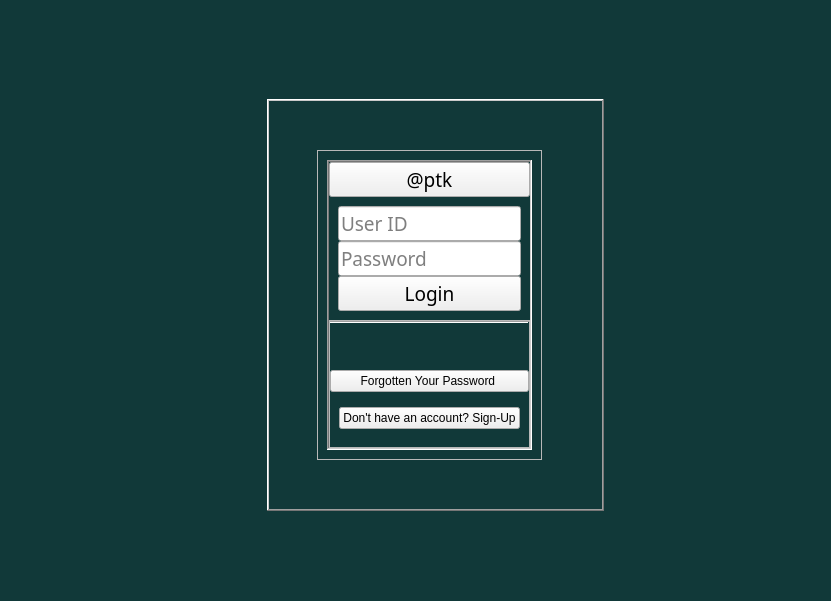
<?xml version="1.0" encoding="UTF-8"?>
<ui version="4.0">
 <class>LoginPage</class>
 <widget class="QWidget" name="LoginPage">
  <property name="windowModality">
   <enum>Qt::NonModal</enum>
  </property>
  <property name="geometry">
   <rect>
    <x>0</x>
    <y>0</y>
    <width>831</width>
    <height>601</height>
   </rect>
  </property>
  <property name="palette">
   <palette>
    <active>
     <colorrole role="WindowText">
      <brush brushstyle="SolidPattern">
       <color alpha="255">
        <red>255</red>
        <green>255</green>
        <blue>255</blue>
       </color>
      </brush>
     </colorrole>
     <colorrole role="Button">
      <brush brushstyle="SolidPattern">
       <color alpha="255">
        <red>17</red>
        <green>57</green>
        <blue>57</blue>
       </color>
      </brush>
     </colorrole>
     <colorrole role="Light">
      <brush brushstyle="SolidPattern">
       <color alpha="255">
        <red>26</red>
        <green>85</green>
        <blue>85</blue>
       </color>
      </brush>
     </colorrole>
     <colorrole role="Midlight">
      <brush brushstyle="SolidPattern">
       <color alpha="255">
        <red>21</red>
        <green>71</green>
        <blue>71</blue>
       </color>
      </brush>
     </colorrole>
     <colorrole role="Dark">
      <brush brushstyle="SolidPattern">
       <color alpha="255">
        <red>8</red>
        <green>28</green>
        <blue>28</blue>
       </color>
      </brush>
     </colorrole>
     <colorrole role="Mid">
      <brush brushstyle="SolidPattern">
       <color alpha="255">
        <red>11</red>
        <green>38</green>
        <blue>38</blue>
       </color>
      </brush>
     </colorrole>
     <colorrole role="Text">
      <brush brushstyle="SolidPattern">
       <color alpha="255">
        <red>255</red>
        <green>255</green>
        <blue>255</blue>
       </color>
      </brush>
     </colorrole>
     <colorrole role="BrightText">
      <brush brushstyle="SolidPattern">
       <color alpha="255">
        <red>255</red>
        <green>255</green>
        <blue>255</blue>
       </color>
      </brush>
     </colorrole>
     <colorrole role="ButtonText">
      <brush brushstyle="SolidPattern">
       <color alpha="255">
        <red>255</red>
        <green>255</green>
        <blue>255</blue>
       </color>
      </brush>
     </colorrole>
     <colorrole role="Base">
      <brush brushstyle="SolidPattern">
       <color alpha="255">
        <red>0</red>
        <green>0</green>
        <blue>0</blue>
       </color>
      </brush>
     </colorrole>
     <colorrole role="Window">
      <brush brushstyle="SolidPattern">
       <color alpha="255">
        <red>17</red>
        <green>57</green>
        <blue>57</blue>
       </color>
      </brush>
     </colorrole>
     <colorrole role="Shadow">
      <brush brushstyle="SolidPattern">
       <color alpha="255">
        <red>0</red>
        <green>0</green>
        <blue>0</blue>
       </color>
      </brush>
     </colorrole>
     <colorrole role="AlternateBase">
      <brush brushstyle="SolidPattern">
       <color alpha="255">
        <red>8</red>
        <green>28</green>
        <blue>28</blue>
       </color>
      </brush>
     </colorrole>
     <colorrole role="ToolTipBase">
      <brush brushstyle="SolidPattern">
       <color alpha="255">
        <red>255</red>
        <green>255</green>
        <blue>220</blue>
       </color>
      </brush>
     </colorrole>
     <colorrole role="ToolTipText">
      <brush brushstyle="SolidPattern">
       <color alpha="255">
        <red>0</red>
        <green>0</green>
        <blue>0</blue>
       </color>
      </brush>
     </colorrole>
     <colorrole role="PlaceholderText">
      <brush brushstyle="SolidPattern">
       <color alpha="127">
        <red>255</red>
        <green>255</green>
        <blue>255</blue>
       </color>
      </brush>
     </colorrole>
    </active>
    <inactive>
     <colorrole role="WindowText">
      <brush brushstyle="SolidPattern">
       <color alpha="255">
        <red>255</red>
        <green>255</green>
        <blue>255</blue>
       </color>
      </brush>
     </colorrole>
     <colorrole role="Button">
      <brush brushstyle="SolidPattern">
       <color alpha="255">
        <red>17</red>
        <green>57</green>
        <blue>57</blue>
       </color>
      </brush>
     </colorrole>
     <colorrole role="Light">
      <brush brushstyle="SolidPattern">
       <color alpha="255">
        <red>26</red>
        <green>85</green>
        <blue>85</blue>
       </color>
      </brush>
     </colorrole>
     <colorrole role="Midlight">
      <brush brushstyle="SolidPattern">
       <color alpha="255">
        <red>21</red>
        <green>71</green>
        <blue>71</blue>
       </color>
      </brush>
     </colorrole>
     <colorrole role="Dark">
      <brush brushstyle="SolidPattern">
       <color alpha="255">
        <red>8</red>
        <green>28</green>
        <blue>28</blue>
       </color>
      </brush>
     </colorrole>
     <colorrole role="Mid">
      <brush brushstyle="SolidPattern">
       <color alpha="255">
        <red>11</red>
        <green>38</green>
        <blue>38</blue>
       </color>
      </brush>
     </colorrole>
     <colorrole role="Text">
      <brush brushstyle="SolidPattern">
       <color alpha="255">
        <red>255</red>
        <green>255</green>
        <blue>255</blue>
       </color>
      </brush>
     </colorrole>
     <colorrole role="BrightText">
      <brush brushstyle="SolidPattern">
       <color alpha="255">
        <red>255</red>
        <green>255</green>
        <blue>255</blue>
       </color>
      </brush>
     </colorrole>
     <colorrole role="ButtonText">
      <brush brushstyle="SolidPattern">
       <color alpha="255">
        <red>255</red>
        <green>255</green>
        <blue>255</blue>
       </color>
      </brush>
     </colorrole>
     <colorrole role="Base">
      <brush brushstyle="SolidPattern">
       <color alpha="255">
        <red>0</red>
        <green>0</green>
        <blue>0</blue>
       </color>
      </brush>
     </colorrole>
     <colorrole role="Window">
      <brush brushstyle="SolidPattern">
       <color alpha="255">
        <red>17</red>
        <green>57</green>
        <blue>57</blue>
       </color>
      </brush>
     </colorrole>
     <colorrole role="Shadow">
      <brush brushstyle="SolidPattern">
       <color alpha="255">
        <red>0</red>
        <green>0</green>
        <blue>0</blue>
       </color>
      </brush>
     </colorrole>
     <colorrole role="AlternateBase">
      <brush brushstyle="SolidPattern">
       <color alpha="255">
        <red>8</red>
        <green>28</green>
        <blue>28</blue>
       </color>
      </brush>
     </colorrole>
     <colorrole role="ToolTipBase">
      <brush brushstyle="SolidPattern">
       <color alpha="255">
        <red>255</red>
        <green>255</green>
        <blue>220</blue>
       </color>
      </brush>
     </colorrole>
     <colorrole role="ToolTipText">
      <brush brushstyle="SolidPattern">
       <color alpha="255">
        <red>0</red>
        <green>0</green>
        <blue>0</blue>
       </color>
      </brush>
     </colorrole>
     <colorrole role="PlaceholderText">
      <brush brushstyle="SolidPattern">
       <color alpha="127">
        <red>255</red>
        <green>255</green>
        <blue>255</blue>
       </color>
      </brush>
     </colorrole>
    </inactive>
    <disabled>
     <colorrole role="WindowText">
      <brush brushstyle="SolidPattern">
       <color alpha="255">
        <red>8</red>
        <green>28</green>
        <blue>28</blue>
       </color>
      </brush>
     </colorrole>
     <colorrole role="Button">
      <brush brushstyle="SolidPattern">
       <color alpha="255">
        <red>17</red>
        <green>57</green>
        <blue>57</blue>
       </color>
      </brush>
     </colorrole>
     <colorrole role="Light">
      <brush brushstyle="SolidPattern">
       <color alpha="255">
        <red>26</red>
        <green>85</green>
        <blue>85</blue>
       </color>
      </brush>
     </colorrole>
     <colorrole role="Midlight">
      <brush brushstyle="SolidPattern">
       <color alpha="255">
        <red>21</red>
        <green>71</green>
        <blue>71</blue>
       </color>
      </brush>
     </colorrole>
     <colorrole role="Dark">
      <brush brushstyle="SolidPattern">
       <color alpha="255">
        <red>8</red>
        <green>28</green>
        <blue>28</blue>
       </color>
      </brush>
     </colorrole>
     <colorrole role="Mid">
      <brush brushstyle="SolidPattern">
       <color alpha="255">
        <red>11</red>
        <green>38</green>
        <blue>38</blue>
       </color>
      </brush>
     </colorrole>
     <colorrole role="Text">
      <brush brushstyle="SolidPattern">
       <color alpha="255">
        <red>8</red>
        <green>28</green>
        <blue>28</blue>
       </color>
      </brush>
     </colorrole>
     <colorrole role="BrightText">
      <brush brushstyle="SolidPattern">
       <color alpha="255">
        <red>255</red>
        <green>255</green>
        <blue>255</blue>
       </color>
      </brush>
     </colorrole>
     <colorrole role="ButtonText">
      <brush brushstyle="SolidPattern">
       <color alpha="255">
        <red>8</red>
        <green>28</green>
        <blue>28</blue>
       </color>
      </brush>
     </colorrole>
     <colorrole role="Base">
      <brush brushstyle="SolidPattern">
       <color alpha="255">
        <red>17</red>
        <green>57</green>
        <blue>57</blue>
       </color>
      </brush>
     </colorrole>
     <colorrole role="Window">
      <brush brushstyle="SolidPattern">
       <color alpha="255">
        <red>17</red>
        <green>57</green>
        <blue>57</blue>
       </color>
      </brush>
     </colorrole>
     <colorrole role="Shadow">
      <brush brushstyle="SolidPattern">
       <color alpha="255">
        <red>0</red>
        <green>0</green>
        <blue>0</blue>
       </color>
      </brush>
     </colorrole>
     <colorrole role="AlternateBase">
      <brush brushstyle="SolidPattern">
       <color alpha="255">
        <red>17</red>
        <green>57</green>
        <blue>57</blue>
       </color>
      </brush>
     </colorrole>
     <colorrole role="ToolTipBase">
      <brush brushstyle="SolidPattern">
       <color alpha="255">
        <red>255</red>
        <green>255</green>
        <blue>220</blue>
       </color>
      </brush>
     </colorrole>
     <colorrole role="ToolTipText">
      <brush brushstyle="SolidPattern">
       <color alpha="255">
        <red>0</red>
        <green>0</green>
        <blue>0</blue>
       </color>
      </brush>
     </colorrole>
     <colorrole role="PlaceholderText">
      <brush brushstyle="SolidPattern">
       <color alpha="127">
        <red>8</red>
        <green>28</green>
        <blue>28</blue>
       </color>
      </brush>
     </colorrole>
    </disabled>
   </palette>
  </property>
  <property name="windowTitle">
   <string>LoginPage</string>
  </property>
  <property name="styleSheet">
   <string notr="true"/>
  </property>
  <layout class="QGridLayout" name="gridLayout_6">
   <item row="0" column="2">
    <spacer name="verticalSpacer">
     <property name="orientation">
      <enum>Qt::Vertical</enum>
     </property>
     <property name="sizeHint" stdset="0">
      <size>
       <width>20</width>
       <height>88</height>
      </size>
     </property>
    </spacer>
   </item>
   <item row="1" column="2" rowspan="2" colspan="2">
    <widget class="QFrame" name="coverFrame">
     <property name="styleSheet">
      <string notr="true">#frame_5{
background-color: rgba(255,255,255,1);
}</string>
     </property>
     <property name="frameShape">
      <enum>QFrame::WinPanel</enum>
     </property>
     <property name="frameShadow">
      <enum>QFrame::Raised</enum>
     </property>
     <layout class="QGridLayout" name="gridLayout_5">
      <item row="0" column="1">
       <spacer name="verticalSpacer_5">
        <property name="orientation">
         <enum>Qt::Vertical</enum>
        </property>
        <property name="sizeHint" stdset="0">
         <size>
          <width>20</width>
          <height>40</height>
         </size>
        </property>
       </spacer>
      </item>
      <item row="1" column="0">
       <spacer name="horizontalSpacer_4">
        <property name="orientation">
         <enum>Qt::Horizontal</enum>
        </property>
        <property name="sizeHint" stdset="0">
         <size>
          <width>40</width>
          <height>20</height>
         </size>
        </property>
       </spacer>
      </item>
      <item row="1" column="1" rowspan="2" colspan="2">
       <widget class="QFrame" name="frame_4">
        <property name="frameShape">
         <enum>QFrame::StyledPanel</enum>
        </property>
        <property name="frameShadow">
         <enum>QFrame::Raised</enum>
        </property>
        <layout class="QGridLayout" name="gridLayout_4">
         <item row="0" column="0">
          <widget class="QFrame" name="frame">
           <property name="frameShape">
            <enum>QFrame::WinPanel</enum>
           </property>
           <property name="frameShadow">
            <enum>QFrame::Sunken</enum>
           </property>
           <layout class="QGridLayout" name="gridLayout">
            <property name="leftMargin">
             <number>0</number>
            </property>
            <property name="topMargin">
             <number>0</number>
            </property>
            <property name="rightMargin">
             <number>0</number>
            </property>
            <property name="bottomMargin">
             <number>0</number>
            </property>
            <property name="spacing">
             <number>0</number>
            </property>
            <item row="3" column="0">
             <widget class="QFrame" name="frame_2">
              <property name="frameShape">
               <enum>QFrame::StyledPanel</enum>
              </property>
              <property name="frameShadow">
               <enum>QFrame::Raised</enum>
              </property>
              <layout class="QGridLayout" name="gridLayout_2">
               <property name="leftMargin">
                <number>0</number>
               </property>
               <property name="topMargin">
                <number>0</number>
               </property>
               <property name="rightMargin">
                <number>0</number>
               </property>
               <item row="2" column="0">
                <widget class="QPushButton" name="pushButton_3">
                 <property name="text">
                  <string>Forgotten Your Password </string>
                 </property>
                </widget>
               </item>
               <item row="1" column="0">
                <spacer name="verticalSpacer_2">
                 <property name="orientation">
                  <enum>Qt::Vertical</enum>
                 </property>
                 <property name="sizeHint" stdset="0">
                  <size>
                   <width>20</width>
                   <height>40</height>
                  </size>
                 </property>
                </spacer>
               </item>
               <item row="0" column="0">
                <widget class="Line" name="line">
                 <property name="orientation">
                  <enum>Qt::Horizontal</enum>
                 </property>
                </widget>
               </item>
               <item row="3" column="0">
                <widget class="QFrame" name="frame_3">
                 <property name="frameShape">
                  <enum>QFrame::NoFrame</enum>
                 </property>
                 <property name="frameShadow">
                  <enum>QFrame::Raised</enum>
                 </property>
                 <layout class="QGridLayout" name="gridLayout_3">
                  <item row="0" column="0">
                   <widget class="QPushButton" name="goToSignUp">
                    <property name="text">
                     <string>Don't have an account? Sign-Up</string>
                    </property>
                   </widget>
                  </item>
                 </layout>
                </widget>
               </item>
              </layout>
             </widget>
            </item>
            <item row="1" column="0">
             <widget class="QPushButton" name="Logo">
              <property name="font">
               <font>
                <family>Rockwell Condensed</family>
                <pointsize>14</pointsize>
               </font>
              </property>
              <property name="text">
               <string>@ptk</string>
              </property>
              <property name="icon">
               <iconset>
                <normaloff>../../../../Downloads/favicon_io/favicon.ico</normaloff>../../../../Downloads/favicon_io/favicon.ico</iconset>
              </property>
              <property name="iconSize">
               <size>
                <width>50</width>
                <height>50</height>
               </size>
              </property>
             </widget>
            </item>
            <item row="2" column="0">
             <layout class="QVBoxLayout" name="verticalLayout_2">
              <property name="leftMargin">
               <number>9</number>
              </property>
              <property name="topMargin">
               <number>9</number>
              </property>
              <property name="rightMargin">
               <number>9</number>
              </property>
              <property name="bottomMargin">
               <number>9</number>
              </property>
              <item>
               <widget class="QLineEdit" name="adminId">
                <property name="enabled">
                 <bool>true</bool>
                </property>
                <property name="font">
                 <font>
                  <family>Rockwell Condensed</family>
                  <pointsize>14</pointsize>
                 </font>
                </property>
                <property name="placeholderText">
                 <string>User ID</string>
                </property>
               </widget>
              </item>
              <item>
               <widget class="QLineEdit" name="adminPassword">
                <property name="font">
                 <font>
                  <family>Rockwell Condensed</family>
                  <pointsize>14</pointsize>
                 </font>
                </property>
                <property name="inputMask">
                 <string/>
                </property>
                <property name="echoMode">
                 <enum>QLineEdit::Password</enum>
                </property>
                <property name="placeholderText">
                 <string>Password</string>
                </property>
               </widget>
              </item>
              <item>
               <widget class="QPushButton" name="loginButton">
                <property name="font">
                 <font>
                  <family>Rockwell Condensed</family>
                  <pointsize>14</pointsize>
                 </font>
                </property>
                <property name="text">
                 <string>Login</string>
                </property>
                <property name="icon">
                 <iconset>
                  <normaloff>../../../../Downloads/login.ico</normaloff>../../../../Downloads/login.ico</iconset>
                </property>
                <property name="iconSize">
                 <size>
                  <width>25</width>
                  <height>25</height>
                 </size>
                </property>
               </widget>
              </item>
             </layout>
            </item>
           </layout>
          </widget>
         </item>
        </layout>
       </widget>
      </item>
      <item row="2" column="3">
       <spacer name="horizontalSpacer_3">
        <property name="orientation">
         <enum>Qt::Horizontal</enum>
        </property>
        <property name="sizeHint" stdset="0">
         <size>
          <width>51</width>
          <height>20</height>
         </size>
        </property>
       </spacer>
      </item>
      <item row="3" column="2">
       <spacer name="verticalSpacer_4">
        <property name="orientation">
         <enum>Qt::Vertical</enum>
        </property>
        <property name="sizeHint" stdset="0">
         <size>
          <width>20</width>
          <height>40</height>
         </size>
        </property>
       </spacer>
      </item>
     </layout>
    </widget>
   </item>
   <item row="1" column="4">
    <spacer name="horizontalSpacer_6">
     <property name="orientation">
      <enum>Qt::Horizontal</enum>
     </property>
     <property name="sizeHint" stdset="0">
      <size>
       <width>40</width>
       <height>20</height>
      </size>
     </property>
    </spacer>
   </item>
   <item row="1" column="5">
    <spacer name="horizontalSpacer_2">
     <property name="orientation">
      <enum>Qt::Horizontal</enum>
     </property>
     <property name="sizeHint" stdset="0">
      <size>
       <width>178</width>
       <height>20</height>
      </size>
     </property>
    </spacer>
   </item>
   <item row="2" column="0">
    <spacer name="horizontalSpacer">
     <property name="orientation">
      <enum>Qt::Horizontal</enum>
     </property>
     <property name="sizeHint" stdset="0">
      <size>
       <width>218</width>
       <height>20</height>
      </size>
     </property>
    </spacer>
   </item>
   <item row="2" column="1">
    <spacer name="horizontalSpacer_5">
     <property name="orientation">
      <enum>Qt::Horizontal</enum>
     </property>
     <property name="sizeHint" stdset="0">
      <size>
       <width>40</width>
       <height>20</height>
      </size>
     </property>
    </spacer>
   </item>
   <item row="3" column="3">
    <spacer name="verticalSpacer_3">
     <property name="orientation">
      <enum>Qt::Vertical</enum>
     </property>
     <property name="sizeHint" stdset="0">
      <size>
       <width>20</width>
       <height>76</height>
      </size>
     </property>
    </spacer>
   </item>
  </layout>
 </widget>
 <resources/>
 <connections/>
</ui>
